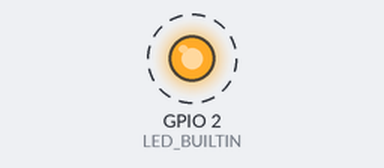
Recording of a sketch running on a simulated ESP8266 (NodeMCU). Parts: output pins drawn as LEDs (lit = HIGH, except the on-board LED, lit = LOW). Dashed ring = blinking. EEPROM starts erased.

Above: at 0.2 s.
Timing chart, 0 to 3.0 s (numbered marks = the images above):
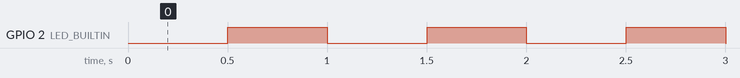

Measured:
- by itself, GPIO 2 (LED_BUILTIN): alternates HIGH for 0.50 s and LOW for 0.50 s

The sketch:

PlayaWiFi.ino
```cpp
#include <ESP8266WiFi.h>
#include <ESP8266WebServer.h>
#include <DNSServer.h>
#include <EEPROM.h>

#define WIFI_NAME "Burning Man Free WiFi"

const byte DNS_PORT = 53;
IPAddress apIP(192, 168, 1, 1);
DNSServer dnsServer;
ESP8266WebServer webServer(80);

#include "index.h"

int ledState = LOW;
unsigned long previousMillis = 0;
unsigned long interval;

void setup() {
  pinMode(LED_BUILTIN, OUTPUT);

  EEPROM.begin(3);

  // blink the LED twice as fast on first run so we know it was successfully programmed
  unsigned int runCount = EEPROM.read(2);
  EEPROM.write(2, runCount + 1);
  EEPROM.commit();
  interval = runCount > 0 ? 500 : 100;

  WiFi.mode(WIFI_AP);
  WiFi.softAPConfig(apIP, apIP, IPAddress(255, 255, 255, 0));
  WiFi.softAP(WIFI_NAME, NULL, NULL, false, 8);

  dnsServer.start(DNS_PORT, "*", apIP);

  webServer.on("/favicon.ico", []() {
    webServer.send(404, "text/plain", "nope");
  });
  webServer.onNotFound([]() {
    unsigned long count = (EEPROM.read(0) + EEPROM.read(1) * 256) + 1;
    EEPROM.write(0, count % 256);
    EEPROM.write(1, count / 256);
    EEPROM.commit();
    webServer.send(200, "text/html", responseHTML + "\n<span style=\"color: #222\">" + String(count) + "</span>");
  });
  webServer.begin();
}

void loop() {
  dnsServer.processNextRequest();
  webServer.handleClient();

  // asynchronously blink the LED
  unsigned long currentMillis = millis();
  if (currentMillis - previousMillis >= interval) {
    previousMillis = currentMillis;
    ledState = !ledState;
    digitalWrite(LED_BUILTIN, ledState);
  }
}
```

index.h
```cpp
String responseHTML =
"<html>"
"  <head>"
"    <title>Playa WiFi</title>"
"    <style>"
"      body,"
"      .body {"
"        color: white;"
"        background: black;"
"        font-family: Arial, Helvetica, sans-serif;"
"        font-size: 32pt;"
"        padding: 32pt;"
"      }"
"      h1,"
"      h3,"
"      .center {"
"        text-align: center;"
"      }"
"      button {"
"        color: black;"
"        background: white;"
"        font-size: 48pt;"
"        padding: 12pt;"
"        border-radius: 9999px;"
"      }"
"    </style>"
"  </head>"
"  <body>"
"    <h1>Thanks for joining<br />Playa WiFi</h1>"
"    <p>"
"      On this network, you're always connected, devices are unnecessary, and"
"      connection is free!"
"    </p>"
"    <p>"
"      Resist the substitution of technological connection for human connection."
"    </p>"
"    <p>#stayconnected<br />#immediacy<br />#decommodification</p>"
"    <p class=\"center\">"
"      <button"
"        onclick=\"document.getElementById('alert').style.display = 'block'\""
"      >"
"        Click to Continue"
"      </button>"
"    </p>"
"    <h3>"
"      Playa Tech Repair &bull; Playa WiFi"
"    </h3>"
"    <div"
"      id=\"alert\""
"      class=\"body\""
"      style=\"display: none; position: fixed; top: 0; left: 0; right: 0; bottom: 0\""
"    >"
"      <p class=\"center\">Please read and agree to the terms and conditions.</p>"
"      <p class=\"center\">"
"        <button"
"          onclick=\"document.getElementById('alert').style.display = 'none'\""
"        >"
"          OK"
"        </button>"
"      </p>"
"    </div>"
"  </body>"
"</html>"
;
```
